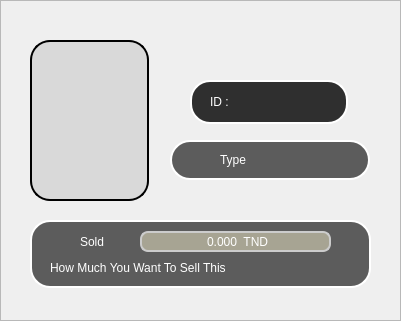
     <widget class="QFrame" name="Sell_Item_Frame">
      <property name="geometry">
       <rect>
        <x>20</x>
        <y>228</y>
        <width>401</width>
        <height>321</height>
       </rect>
      </property>
      <property name="minimumSize">
       <size>
        <width>401</width>
        <height>321</height>
       </size>
      </property>
      <property name="maximumSize">
       <size>
        <width>401</width>
        <height>321</height>
       </size>
      </property>
      <property name="frameShape">
       <enum>QFrame::StyledPanel</enum>
      </property>
      <property name="frameShadow">
       <enum>QFrame::Raised</enum>
      </property>
      <widget class="QFrame" name="Item_Sold_Frame">
       <property name="geometry">
        <rect>
         <x>30</x>
         <y>220</y>
         <width>341</width>
         <height>68</height>
        </rect>
       </property>
       <property name="minimumSize">
        <size>
         <width>341</width>
         <height>68</height>
        </size>
       </property>
       <property name="maximumSize">
        <size>
         <width>341</width>
         <height>68</height>
        </size>
       </property>
       <property name="styleSheet">
        <string notr="true">QWidget{
	background-color: #5C5C5C;
	color: rgb(255, 255, 255);
	font: 75 18pt &quot;Acme&quot;;
	border: 2px solid #ffffff;
	border-style: outset;
    	border-radius: 20px;
}</string>
       </property>
       <property name="frameShape">
        <enum>QFrame::StyledPanel</enum>
       </property>
       <property name="frameShadow">
        <enum>QFrame::Raised</enum>
       </property>
       <widget class="QLabel" name="Item_Sold_Label">
        <property name="geometry">
         <rect>
          <x>50</x>
          <y>11</y>
          <width>80</width>
          <height>21</height>
         </rect>
        </property>
        <property name="minimumSize">
         <size>
          <width>80</width>
          <height>21</height>
         </size>
        </property>
        <property name="maximumSize">
         <size>
          <width>80</width>
          <height>21</height>
         </size>
        </property>
        <property name="styleSheet">
         <string notr="true">QLabel {
border: none;
background-color: rgba(0, 0, 0, 0);
color: rgb(255, 255, 255);
font: 75 13pt &quot;Acme&quot;;
}</string>
        </property>
        <property name="text">
         <string>Sold</string>
        </property>
       </widget>
       <widget class="QDoubleSpinBox" name="Item_Sold_Input">
        <property name="geometry">
         <rect>
          <x>110</x>
          <y>11</y>
          <width>191</width>
          <height>21</height>
         </rect>
        </property>
        <property name="minimumSize">
         <size>
          <width>191</width>
          <height>21</height>
         </size>
        </property>
        <property name="maximumSize">
         <size>
          <width>191</width>
          <height>21</height>
         </size>
        </property>
        <property name="styleSheet">
         <string notr="true">QDoubleSpinBox {
	background-color:rgb(167, 164, 147);
	padding-left: 5px;
	border: 2px solid #ccc;
	border-radius: 8px;
	background-repeat: no-repeat;
	background-position: left center;
	font: 75 15pt &quot;Acme&quot;;
}</string>
        </property>
        <property name="wrapping">
         <bool>false</bool>
        </property>
        <property name="alignment">
         <set>Qt::AlignCenter</set>
        </property>
        <property name="buttonSymbols">
         <enum>QAbstractSpinBox::NoButtons</enum>
        </property>
        <property name="accelerated">
         <bool>true</bool>
        </property>
        <property name="prefix">
         <string/>
        </property>
        <property name="suffix">
         <string>  TND</string>
        </property>
        <property name="decimals">
         <number>3</number>
        </property>
        <property name="maximum">
         <double>9999.989999999999782</double>
        </property>
        <property name="singleStep">
         <double>0.500000000000000</double>
        </property>
       </widget>
       <widget class="QLabel" name="Item_Sold_Icon">
        <property name="geometry">
         <rect>
          <x>20</x>
          <y>11</y>
          <width>21</width>
          <height>21</height>
         </rect>
        </property>
        <property name="minimumSize">
         <size>
          <width>21</width>
          <height>21</height>
         </size>
        </property>
        <property name="maximumSize">
         <size>
          <width>21</width>
          <height>21</height>
         </size>
        </property>
        <property name="styleSheet">
         <string notr="true">border: none;
background-color: rgba(0, 0, 0, 0);
color: rgb(255, 255, 255);
font: 75 18pt &quot;Acme&quot;;</string>
        </property>
        <property name="text">
         <string/>
        </property>
        <property name="pixmap">
         <pixmap resource="resources.qrc">:/Icons/TND_White.png</pixmap>
        </property>
        <property name="scaledContents">
         <bool>true</bool>
        </property>
        <property name="alignment">
         <set>Qt::AlignCenter</set>
        </property>
       </widget>
       <widget class="QLabel" name="Item_Sold_Infos">
        <property name="geometry">
         <rect>
          <x>20</x>
          <y>37</y>
          <width>301</width>
          <height>21</height>
         </rect>
        </property>
        <property name="minimumSize">
         <size>
          <width>301</width>
          <height>21</height>
         </size>
        </property>
        <property name="maximumSize">
         <size>
          <width>301</width>
          <height>21</height>
         </size>
        </property>
        <property name="styleSheet">
         <string notr="true">QLabel {border: none;
background-color: rgba(0, 0, 0, 0);
color: rgbrgb(0, 174, 255);
font: 75 13pt &quot;Acme&quot;;
}</string>
        </property>
        <property name="text">
         <string>How Much You Want To Sell This</string>
        </property>
       </widget>
      </widget>
      <widget class="QPushButton" name="Sell_Button">
       <property name="enabled">
        <bool>true</bool>
       </property>
       <property name="geometry">
        <rect>
         <x>290</x>
         <y>20</y>
         <width>43</width>
         <height>33</height>
        </rect>
       </property>
       <property name="minimumSize">
        <size>
         <width>43</width>
         <height>33</height>
        </size>
       </property>
       <property name="maximumSize">
        <size>
         <width>43</width>
         <height>33</height>
        </size>
       </property>
       <property name="font">
        <font>
         <family>Orbitron</family>
         <pointsize>9</pointsize>
         <weight>9</weight>
         <italic>false</italic>
         <bold>false</bold>
        </font>
       </property>
       <property name="cursor">
        <cursorShape>ArrowCursor</cursorShape>
       </property>
       <property name="styleSheet">
        <string notr="true">QPushButton {
	border: none;
	background-color:rgba(0, 0, 0, 0);
	image: url(:/Icons/Sell_White.png);
}
QPushButton:hover {
	border: none;
	background-color:rgba(0, 0, 0, 0);
	image: url(:/Icons/Sell_Mix.png);
}

QPushButton:pressed {
	border: none;
	background-color:rgba(0, 0, 0, 0);
	image: url(:/Icons/Sell_Green.png);
}</string>
       </property>
       <property name="text">
        <string/>
       </property>
       <property name="iconSize">
        <size>
         <width>20</width>
         <height>20</height>
        </size>
       </property>
       <property name="shortcut">
        <string>Esc</string>
       </property>
       <property name="checkable">
        <bool>false</bool>
       </property>
       <property name="autoRepeat">
        <bool>false</bool>
       </property>
       <property name="autoExclusive">
        <bool>false</bool>
       </property>
       <property name="autoRepeatDelay">
        <number>50</number>
       </property>
       <property name="autoRepeatInterval">
        <number>10</number>
       </property>
      </widget>
      <widget class="QPushButton" name="Exit_Sell_Button">
       <property name="enabled">
        <bool>true</bool>
       </property>
       <property name="geometry">
        <rect>
         <x>340</x>
         <y>20</y>
         <width>43</width>
         <height>33</height>
        </rect>
       </property>
       <property name="minimumSize">
        <size>
         <width>43</width>
         <height>33</height>
        </size>
       </property>
       <property name="maximumSize">
        <size>
         <width>43</width>
         <height>33</height>
        </size>
       </property>
       <property name="font">
        <font>
         <family>Orbitron</family>
         <pointsize>9</pointsize>
         <weight>9</weight>
         <italic>false</italic>
         <bold>false</bold>
        </font>
       </property>
       <property name="cursor">
        <cursorShape>ArrowCursor</cursorShape>
       </property>
       <property name="styleSheet">
        <string notr="true">QPushButton {
	border: none;
	background-color:rgba(0, 0, 0, 0);
	image: url(:/Icons/Exit_White.png);
}
QPushButton:hover {
	border: none;
	background-color:rgba(0, 0, 0, 0);
	image: url(:/Icons/Exit_Mix.png);
}

QPushButton:pressed {
	border: none;
	background-color:rgba(0, 0, 0, 0);
	image: url(:/Icons/Exit_Red.png);
}</string>
       </property>
       <property name="text">
        <string/>
       </property>
       <property name="iconSize">
        <size>
         <width>20</width>
         <height>20</height>
        </size>
       </property>
       <property name="shortcut">
        <string>Esc</string>
       </property>
       <property name="checkable">
        <bool>false</bool>
       </property>
       <property name="autoRepeat">
        <bool>false</bool>
       </property>
       <property name="autoExclusive">
        <bool>false</bool>
       </property>
       <property name="autoRepeatDelay">
        <number>50</number>
       </property>
       <property name="autoRepeatInterval">
        <number>10</number>
       </property>
      </widget>
      <widget class="QFrame" name="Item_Avatar_Frame">
       <property name="geometry">
        <rect>
         <x>30</x>
         <y>40</y>
         <width>119</width>
         <height>161</height>
        </rect>
       </property>
       <property name="minimumSize">
        <size>
         <width>119</width>
         <height>161</height>
        </size>
       </property>
       <property name="maximumSize">
        <size>
         <width>119</width>
         <height>161</height>
        </size>
       </property>
       <property name="styleSheet">
        <string notr="true">QWidget{
	background-color: #D9D9D9;
	color: rgb(255, 255, 255);
	border: 2px solid rgb(0, 0, 0);
	border-style: outset;
    	border-radius: 20px;
}</string>
       </property>
       <property name="frameShape">
        <enum>QFrame::StyledPanel</enum>
       </property>
       <property name="frameShadow">
        <enum>QFrame::Raised</enum>
       </property>
       <widget class="QLabel" name="Item_Avatar_Label">
        <property name="geometry">
         <rect>
          <x>9</x>
          <y>10</y>
          <width>101</width>
          <height>141</height>
         </rect>
        </property>
        <property name="styleSheet">
         <string notr="true">border:none;</string>
        </property>
        <property name="text">
         <string/>
        </property>
        <property name="pixmap">
         <pixmap resource="resources.qrc">:/Icons/Sell_Green.png</pixmap>
        </property>
        <property name="scaledContents">
         <bool>false</bool>
        </property>
        <property name="alignment">
         <set>Qt::AlignCenter</set>
        </property>
       </widget>
      </widget>
      <widget class="QFrame" name="Item_ID_Frame">
       <property name="enabled">
        <bool>true</bool>
       </property>
       <property name="geometry">
        <rect>
         <x>190</x>
         <y>80</y>
         <width>158</width>
         <height>44</height>
        </rect>
       </property>
       <property name="minimumSize">
        <size>
         <width>158</width>
         <height>44</height>
        </size>
       </property>
       <property name="maximumSize">
        <size>
         <width>158</width>
         <height>44</height>
        </size>
       </property>
       <property name="styleSheet">
        <string notr="true">QWidget{
	background-color: #2F2F2F;
	color: rgb(255, 255, 255);
	border: 2px solid #ffffff;
	border-style: outset;
    	border-radius: 20px;
}</string>
       </property>
       <property name="frameShape">
        <enum>QFrame::StyledPanel</enum>
       </property>
       <property name="frameShadow">
        <enum>QFrame::Raised</enum>
       </property>
       <widget class="QLabel" name="Item_ID_Label">
        <property name="geometry">
         <rect>
          <x>20</x>
          <y>6</y>
          <width>121</width>
          <height>31</height>
         </rect>
        </property>
        <property name="minimumSize">
         <size>
          <width>121</width>
          <height>31</height>
         </size>
        </property>
        <property name="maximumSize">
         <size>
          <width>121</width>
          <height>31</height>
         </size>
        </property>
        <property name="styleSheet">
         <string notr="true">QLabel {
border: none;
background-color: rgba(0, 0, 0, 0);
color: rgb(255, 255, 255);
font: 75 18pt &quot;Acme&quot;;
}</string>
        </property>
        <property name="text">
         <string>ID : </string>
        </property>
       </widget>
      </widget>
      <widget class="QFrame" name="Item_Type_Frame">
       <property name="geometry">
        <rect>
         <x>170</x>
         <y>140</y>
         <width>200</width>
         <height>40</height>
        </rect>
       </property>
       <property name="minimumSize">
        <size>
         <width>200</width>
         <height>40</height>
        </size>
       </property>
       <property name="maximumSize">
        <size>
         <width>200</width>
         <height>40</height>
        </size>
       </property>
       <property name="styleSheet">
        <string notr="true">QWidget{
	background-color: #5C5C5C;
	color: rgb(255, 255, 255);
	font: 75 18pt &quot;Acme&quot;;
	border: 2px solid #ffffff;
	border-style: outset;
    	border-radius: 20px;
}</string>
       </property>
       <property name="frameShape">
        <enum>QFrame::StyledPanel</enum>
       </property>
       <property name="frameShadow">
        <enum>QFrame::Raised</enum>
       </property>
       <widget class="QLabel" name="Item_Type_Icon">
        <property name="geometry">
         <rect>
          <x>20</x>
          <y>8</y>
          <width>21</width>
          <height>21</height>
         </rect>
        </property>
        <property name="minimumSize">
         <size>
          <width>21</width>
          <height>21</height>
         </size>
        </property>
        <property name="maximumSize">
         <size>
          <width>21</width>
          <height>21</height>
         </size>
        </property>
        <property name="styleSheet">
         <string notr="true">border: none;
background-color: rgba(0, 0, 0, 0);
color: rgb(255, 255, 255);
font: 75 18pt &quot;Acme&quot;;</string>
        </property>
        <property name="text">
         <string/>
        </property>
        <property name="pixmap">
         <pixmap resource="resources.qrc">:/Icons/Settings_White.png</pixmap>
        </property>
        <property name="scaledContents">
         <bool>true</bool>
        </property>
        <property name="alignment">
         <set>Qt::AlignCenter</set>
        </property>
        <property name="wordWrap">
         <bool>false</bool>
        </property>
       </widget>
       <widget class="QLabel" name="Item_Type_Label">
        <property name="geometry">
         <rect>
          <x>50</x>
          <y>9</y>
          <width>139</width>
          <height>21</height>
         </rect>
        </property>
        <property name="minimumSize">
         <size>
          <width>139</width>
          <height>21</height>
         </size>
        </property>
        <property name="maximumSize">
         <size>
          <width>139</width>
          <height>21</height>
         </size>
        </property>
        <property name="styleSheet">
         <string notr="true">border: none;
background-color: rgba(0, 0, 0, 0);
color: rgb(255, 255, 255);
font: 75 13pt &quot;Acme&quot;;</string>
        </property>
        <property name="text">
         <string>Type</string>
        </property>
       </widget>
      </widget>
     </widget>
